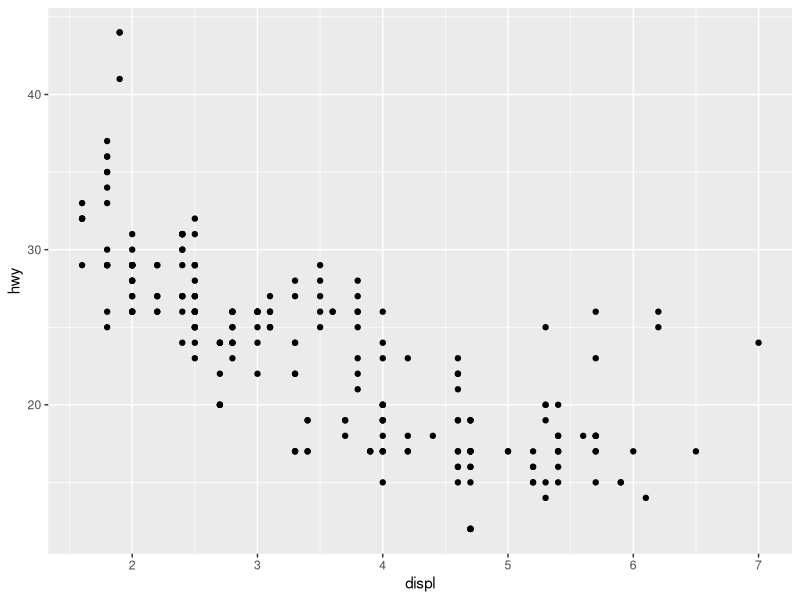
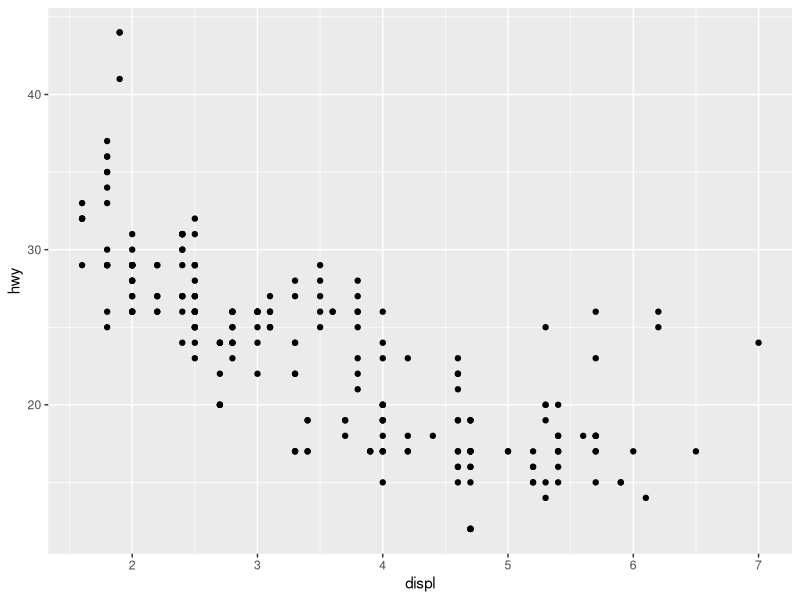
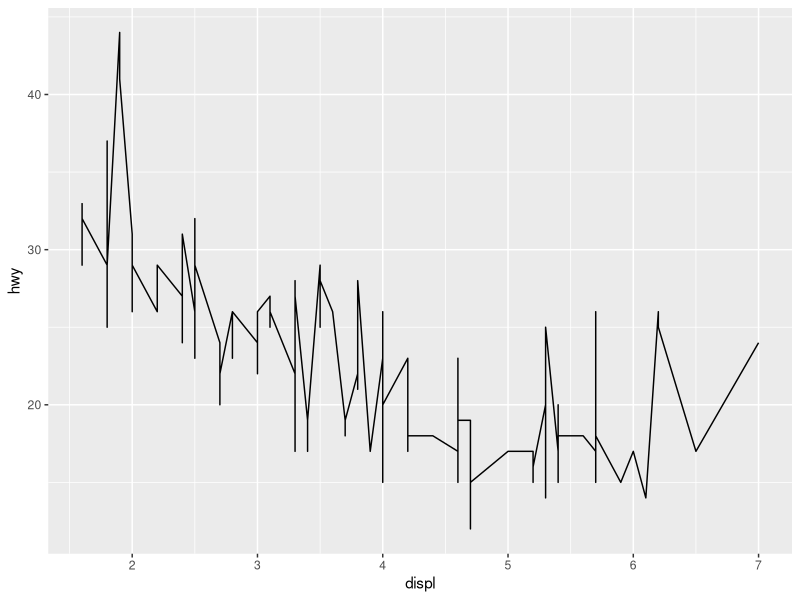
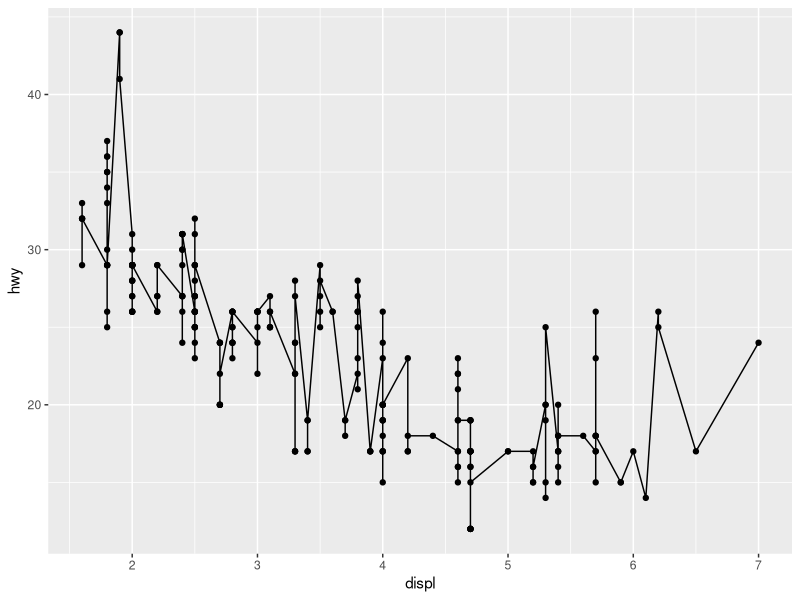
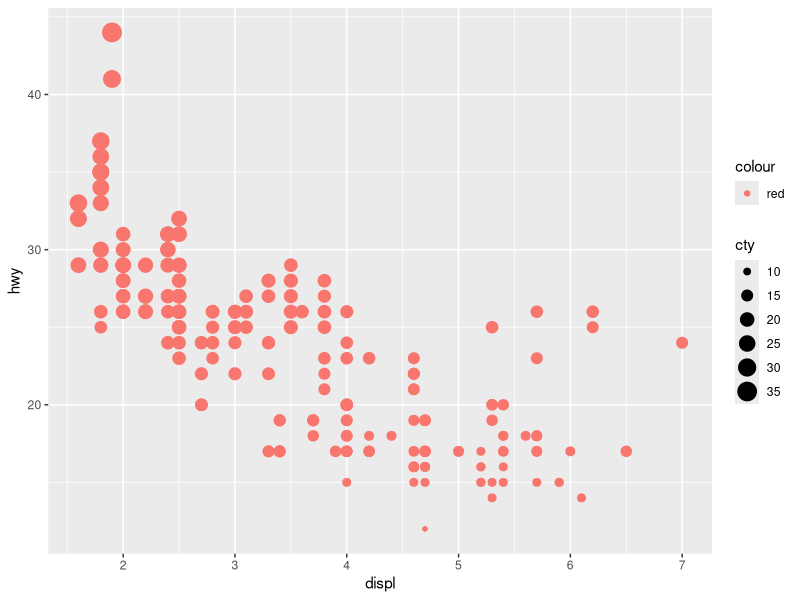
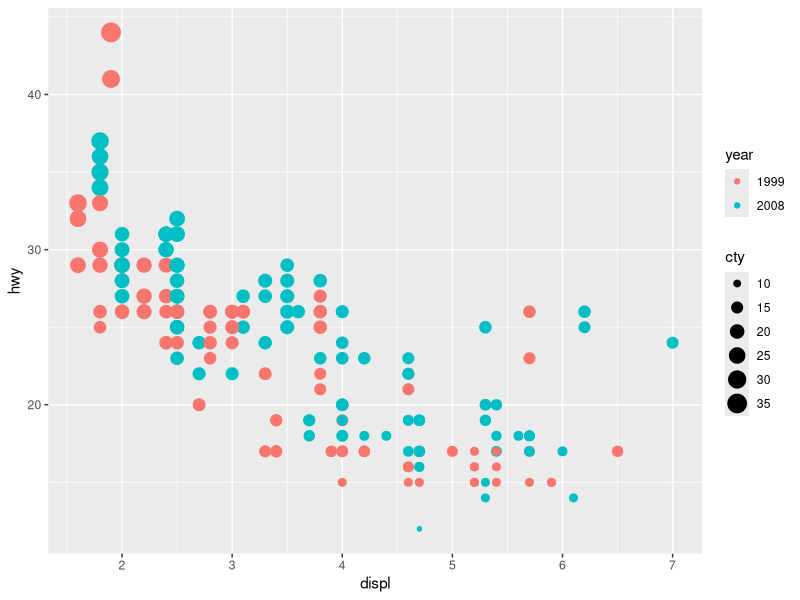
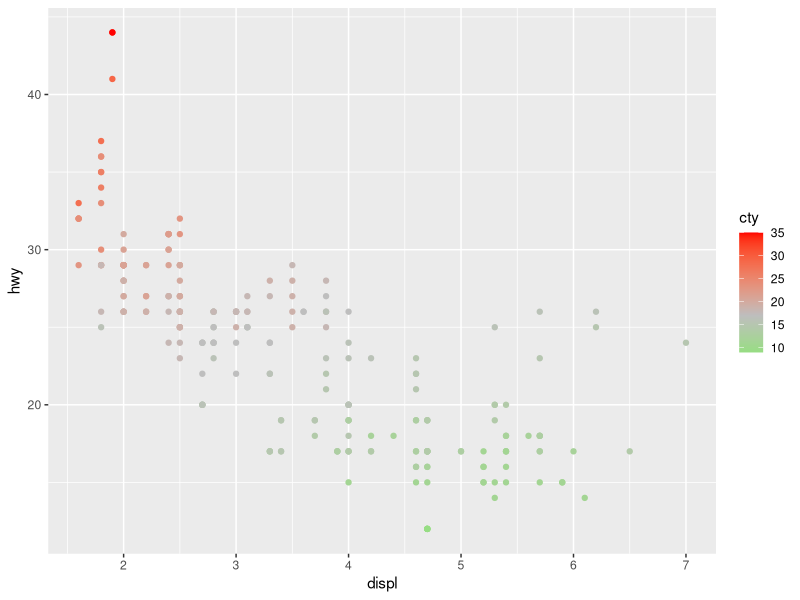
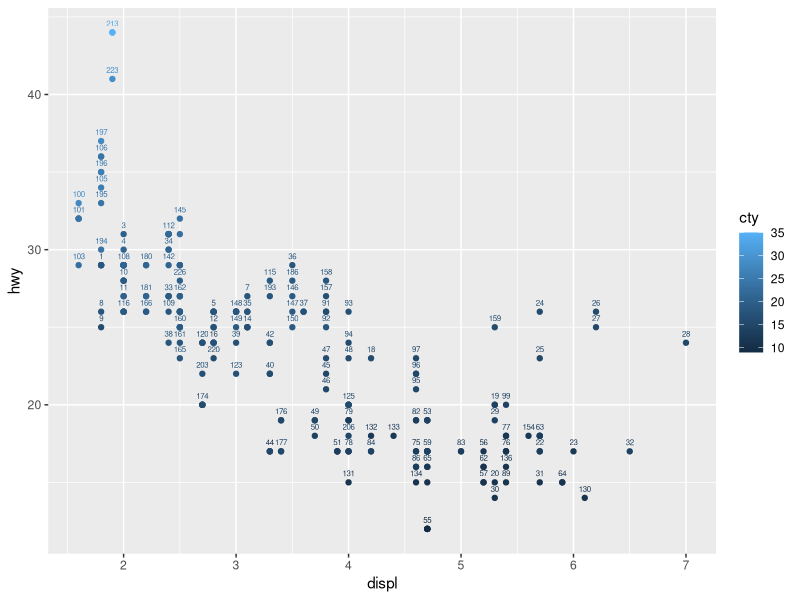

Here is the R script that generated these plots, in order:
### Visualizaciones avanzadas con ggplot2

# Instalando el paquete
install.packages("ggplot2")
library(ggplot2)

# Importar los datos
# Dataset "mpg" (pertenece a ggplot2)
?mpg
data <- ggplot2::mpg

# Convertir las variables categóricas en tipo "factor"
data <- transform(data,
                 cyl = factor(cyl),
                 drv = factor(drv),
                 fl = factor(fl),
                 year = factor(year),
                 class = factor(class)
)

## Scatterplot (Diagrama de dispersion)
ggplot(data) +  # datos
  aes(x=displ, y=hwy) +   # variables
  geom_point()  #tipo de gráfico: puntos
  
# Forma alternativa (con el aes dentro del ggplot):
ggplot(data, aes(x=displ, y=hwy) ) +  # datos y variables
  geom_point()  #tipo de gráfico: puntos

## Gráfico de línea 
ggplot(data) +
  aes(x = displ, y = hwy) +
  geom_line()   #tipo de gráfico: linea

## Gráfico combinado de líneas y puntos
ggplot(data) +
  aes(x = displ, y = hwy) +
  geom_point() +
  geom_line() # añadir linea

# Cambiar colores y tamaño
ggplot(data) +
  aes(x = displ, y = hwy, color="red", size=cty) + 
  geom_point() 

# color respecto a una variable categorica y tamaño con cuantitativa
ggplot(data) +
  aes(x = displ, y = hwy, color=year, size=cty) + 
  geom_point() 

# color respecto a una variable cuantitativa
ggplot(data) + 
  aes(x = displ, y = hwy, color = cty) + 
  geom_point() +
  scale_colour_gradient2(
    low = "green",
    mid = "gray",
    high = "red",
    midpoint = median(data$cty)
  )

# añadir texto en puntos
ggplot(data) + 
  aes(x = displ, y = hwy, color = cty) + 
  geom_point() + 
  geom_text(aes(label = rownames(data)),
              check_overlap = TRUE,
              size = 2,
              vjust = -1)

#añadir texto en grafico
ggplot(data) + 
  aes(x = displ, y = hwy, color = cty) + 
  geom_point() + 
  annotate("text",
           x = 5,
           y = 40,
           label = "hwy and displ are \n negatively correlated \n (rho = -0.77, p-value < 0.001)",
           size = 3
)

# suavizado (smooth) 
ggplot(data) + 
  aes(x = displ, y = hwy, color = cty) + 
  geom_point() + 
  geom_smooth()

# metodo lm (regresión lineal)
ggplot(data) + 
  aes(x = displ, y = hwy, color = cty) + 
  geom_point()+ 
  geom_smooth(method = lm)

# facetas: dividir en paneles
ggplot(data) + 
  aes(x = displ, y = hwy, color = cty) + 
  geom_point() + 
  facet_grid(. ~ drv)


## Histograma
ggplot(data) +
  aes(x = hwy) +
  geom_histogram()

# Numero de barras = sqrt(n)
ggplot(data) +
  aes(x = hwy) +
  geom_histogram(bins = sqrt(nrow(data)))


# Personalizacion
ggplot(data) +
  aes(x = hwy) +
  geom_histogram(bins = sqrt(nrow(data)), fill="magenta") # fill con color

ggplot(data) +
  aes(x = hwy) +
  geom_histogram(bins = sqrt(nrow(data)), aes(fill=class)) # fill con variable

ggplot(data) +
  aes(x = hwy) +
  geom_histogram(bins = sqrt(nrow(data)), aes(fill=class), color="black") # color del borde


## Gráfico de densidades
ggplot(data) +
  aes(x = hwy) +
  geom_density()

# varias
ggplot(data) +
  aes(x = hwy) +
  geom_density(aes(fill=drv), alpha=0.25)

## Combinacion de histograma + densidad
ggplot(data) +
  aes(x = hwy, y = ..density..) +
  geom_histogram() +
  geom_density()


## Boxplot
ggplot(data) +
  aes(x = "", y = hwy) +
  geom_boxplot()

# varios
ggplot(data) +
  aes(x = drv, y = hwy) +
  geom_boxplot()


ggplot(data) +
  aes(x = drv, y = hwy) +
  geom_boxplot() + 
  geom_jitter(alpha = 0.25, width = 0.2) # datos aleatorios


ggplot(data) +
  aes(x = drv, y = hwy) +
  geom_boxplot() + # 
  geom_jitter(alpha = 0.25, width = 0.2) + 
  facet_wrap(~year) # faceta: dividir en 2 paneles según el año



ggplot(data) +
  aes(x = drv, y = hwy, fill = drv) + # añadir color de relleno
  geom_boxplot(varwidth = TRUE) + 
  geom_jitter(alpha = 0.25, width = 0.2) + 
  facet_wrap(~year) 

## Barplot
ggplot(data) +
  aes(x = drv) +
  geom_bar()

# con colores
ggplot(data) +
  aes(x = drv, fill = drv) + # colores de relleno
  geom_bar() +
  theme(legend.position = "none") # quitar leyenda


ggplot(data) +
  aes(x = drv, fill = year) + # fill con respecto a una vble cualitativa: years
  geom_bar()

# para comparar entre grupos (proporciones), se pueden poner las barras del mismo tamaño
ggplot(data) +
  geom_bar(aes(x = drv, fill = year), position = "fill") #position fill

# dibujar dos barras una a continuacion de la otra para cada valor de drv
ggplot(data) +
  geom_bar(aes(x = drv, fill = year), position = "dodge")


## Personalizacion avanzada
# Titulos, subtitulos, etc
p <- ggplot(data) +
  aes(x = displ, y = hwy) +
  geom_point()
p + labs(
  title = "Fuel efficiency for 38 popular models of car",
  subtitle = "Period 1999-2008",
  caption = "Data: ggplot2::mpg. See more at www.statsandr.com",
  x = "Engine displacement (litres)",
  y = "Highway miles per gallon (mpg)"
)


# Temas: modificar aún más los labs:
p + labs(
  title = "Fuel efficiency for 38 popular models of car",
  subtitle = "Period 1999-2008",
  caption = "Data: ggplot2::mpg. See more at www.statsandr.com",
  x = "Engine displacement (litres)",
  y = "Highway miles per gallon (mpg)"
) +
  theme(
    plot.title = element_text(
      hjust = 0.5, # center
      size = 12,
      color = "steelblue",
      face = "bold"
    ),
    plot.subtitle = element_text(
      hjust = 0.5, # center
      size = 10,
      color = "gray",
      face = "italic"
    )
  )


# Leyenda
p + aes(color = class) +
  theme(legend.position = "top")


# Creando varios gráficos de diferentes tipos en una sola imagen
p_a <- ggplot(data) +
  aes(x = displ, y = hwy) +
  geom_point()
p_b <- ggplot(data) +
  aes(x = hwy) +
  geom_histogram()
p_c <- ggplot(data) +
  aes(x = drv, y = hwy) +
  geom_boxplot()

install.packages("patchwork")
library(patchwork)

p_a + p_b + p_c

p_a / p_b / p_c

p_a + p_b / p_c

(p_a + p_b) / p_c


# Ajustando las coordenadas
# sin ajustar
p1 <- ggplot(data) +
  aes(x = class, y = hwy) +
  geom_boxplot()
# ajustadas
p2 <- ggplot(data) +
  aes(x = class, y = hwy) +
  geom_boxplot() +
  coord_flip()


p1 + p2 

# vertical
ggplot(data) +
  aes(x = class) +
  geom_bar()

# horizontal
ggplot(data) +
  aes(x = class) +
  geom_bar() +
  coord_flip()

# Guardar gráfico
getwd()
setwd('/Users/elisacabana/Documents/UDEMY Github/0. Curso R y Python/11 Librería ggplot2')
getwd()
ggplot(data) +
  aes(x = displ, y = hwy) +
  geom_point()
ggsave("plot1.pdf")
getwd()



